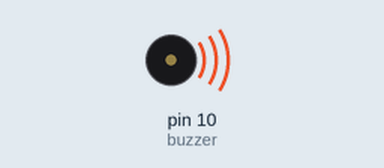
A sketch run on a simulated Arduino Uno, built with avr-gcc and run on an emulated ATmega328P. On the bench: buzzer (waves = sounding, pin HIGH).

Above: at 0.1 s.
Timing chart, 0 to 1.6 s (numbered marks = the images above):
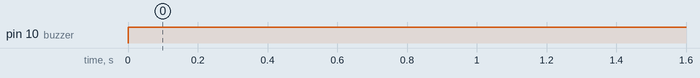

Measured:
- by itself, pin 10 (buzzer): LOW → HIGH at 0.00 s

The sketch:

BUZZER.ino
```cpp
#include <MsTimer2.h>

int buzzer=10;

unsigned long preTime = 0;
unsigned long nowTime = 0;
unsigned char buzzState = 0;

void setup() {
  pinMode(buzzer,OUTPUT);

}

void loop() {
  nowTime = millis();
  if(nowTime - preTime >=5000)
    preTime = nowTime;
  //buzzState=!buzzState;
  //digitalWrite(buzzer,buzzState);
  digitalWrite(buzzer,261);
}
```
